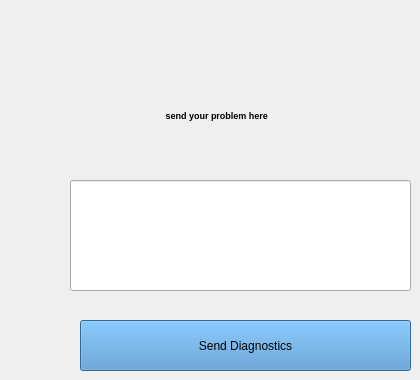
         <widget class="QWidget" name="page_5">
          <property name="minimumSize">
           <size>
            <width>100</width>
            <height>0</height>
           </size>
          </property>
          <property name="sizeIncrement">
           <size>
            <width>100</width>
            <height>0</height>
           </size>
          </property>
          <widget class="QPushButton" name="pushButton_10">
           <property name="geometry">
            <rect>
             <x>80</x>
             <y>320</y>
             <width>331</width>
             <height>51</height>
            </rect>
           </property>
           <property name="styleSheet">
            <string notr="true">background-color: rgb(73, 143, 204);</string>
           </property>
           <property name="text">
            <string>Send Diagnostics</string>
           </property>
          </widget>
          <widget class="QLineEdit" name="lineEdit_7">
           <property name="geometry">
            <rect>
             <x>70</x>
             <y>180</y>
             <width>341</width>
             <height>111</height>
            </rect>
           </property>
           <property name="styleSheet">
            <string notr="true">font: 10pt &quot;MS Shell Dlg 2&quot;;</string>
           </property>
          </widget>
          <widget class="QLabel" name="label_4">
           <property name="geometry">
            <rect>
             <x>40</x>
             <y>90</y>
             <width>361</width>
             <height>51</height>
            </rect>
           </property>
           <property name="font">
            <font>
             <pointsize>7</pointsize>
             <weight>75</weight>
             <bold>true</bold>
            </font>
           </property>
           <property name="text">
            <string>send your problem here   </string>
           </property>
           <property name="alignment">
            <set>Qt::AlignCenter</set>
           </property>
          </widget>
         </widget>
